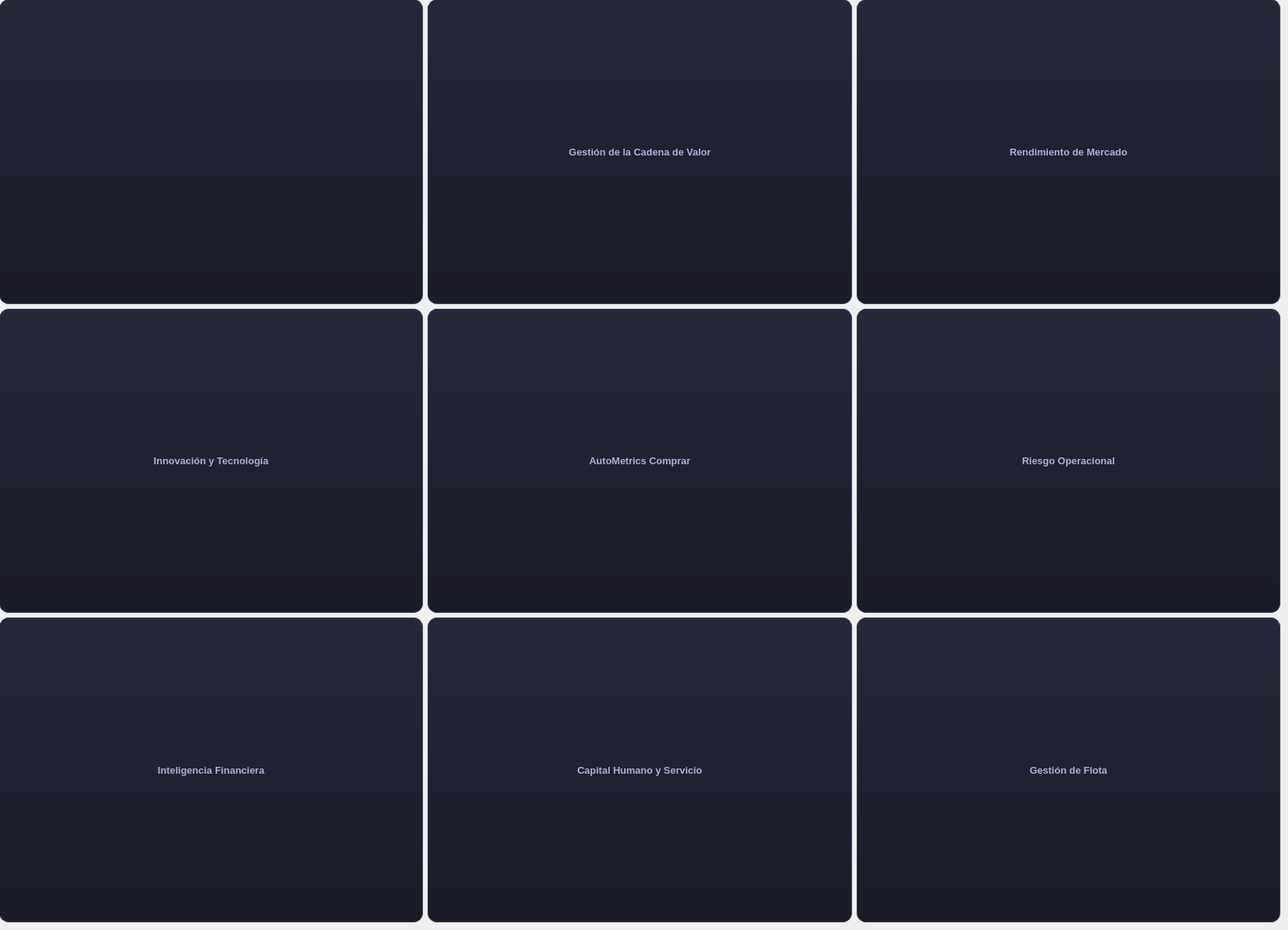
           <widget class="QWidget" name="page_3">
            <widget class="QWidget" name="gridLayoutWidget_3">
             <property name="geometry">
              <rect>
               <x>-1</x>
               <y>-1</y>
               <width>1681</width>
               <height>1211</height>
              </rect>
             </property>
             <layout class="QGridLayout" name="gridLayout_3">
              <item row="2" column="0">
               <widget class="QToolButton" name="toolButton_7">
                <property name="sizePolicy">
                 <sizepolicy hsizetype="Expanding" vsizetype="Expanding">
                  <horstretch>0</horstretch>
                  <verstretch>0</verstretch>
                 </sizepolicy>
                </property>
                <property name="styleSheet">
                 <string notr="true">QToolButton {
    /* Fondo con un ligero gradiente oscuro */
    background-color: qlineargradient(x1:0, y1:0, x2:0, y2:1, stop:0 #24283b, stop:1 #1a1b26);
    color: #a9b1d6; /* Gris azulado claro */
    border: 1px solid #414868;
    border-radius: 12px; /* Esquinas más redondeadas para la V3 */
    padding: 10px;
    font-size: 13px;
    font-weight: 500;
}

/* Estado al pasar el mouse (Efecto de iluminación) */
QToolButton:hover {
    background-color: #2f3549;
    border: 1px solid #7aa2f7; /* Azul neón */
    color: #ffffff;
    /* Efecto de borde brillante */
}

/* Estado cuando el vehículo está seleccionado o presionado */
QToolButton:pressed {
    background-color: #7aa2f7;
    color: #1a1b26;
    border: 1px solid #ffffff;
}

/* Estilo específico para el texto dentro del ToolButton */
QToolButton::menu-indicator {
    image: none; /* Elimina la flecha pequeña si tuviera menú */
}</string>
                </property>
                <property name="text">
                 <string>Inteligencia Financiera</string>
                </property>
                <property name="icon">
                 <iconset resource="../IMAGENES/recursos.qrc">
                  <normaloff>:/x/inteligencia.png</normaloff>:/x/inteligencia.png</iconset>
                </property>
                <property name="iconSize">
                 <size>
                  <width>500</width>
                  <height>350</height>
                 </size>
                </property>
                <property name="toolButtonStyle">
                 <enum>Qt::ToolButtonStyle::ToolButtonIconOnly</enum>
                </property>
               </widget>
              </item>
              <item row="0" column="2">
               <widget class="QToolButton" name="toolButton_8">
                <property name="sizePolicy">
                 <sizepolicy hsizetype="Expanding" vsizetype="Expanding">
                  <horstretch>0</horstretch>
                  <verstretch>0</verstretch>
                 </sizepolicy>
                </property>
                <property name="styleSheet">
                 <string notr="true">QToolButton {
    /* Fondo con un ligero gradiente oscuro */
    background-color: qlineargradient(x1:0, y1:0, x2:0, y2:1, stop:0 #24283b, stop:1 #1a1b26);
    color: #a9b1d6; /* Gris azulado claro */
    border: 1px solid #414868;
    border-radius: 12px; /* Esquinas más redondeadas para la V3 */
    padding: 10px;
    font-size: 13px;
    font-weight: 500;
}

/* Estado al pasar el mouse (Efecto de iluminación) */
QToolButton:hover {
    background-color: #2f3549;
    border: 1px solid #7aa2f7; /* Azul neón */
    color: #ffffff;
    /* Efecto de borde brillante */
}

/* Estado cuando el vehículo está seleccionado o presionado */
QToolButton:pressed {
    background-color: #7aa2f7;
    color: #1a1b26;
    border: 1px solid #ffffff;
}

/* Estilo específico para el texto dentro del ToolButton */
QToolButton::menu-indicator {
    image: none; /* Elimina la flecha pequeña si tuviera menú */
}</string>
                </property>
                <property name="text">
                 <string>Rendimiento de Mercado</string>
                </property>
                <property name="icon">
                 <iconset resource="../IMAGENES/recursos.qrc">
                  <normaloff>:/x/rendimiento.png</normaloff>:/x/rendimiento.png</iconset>
                </property>
                <property name="iconSize">
                 <size>
                  <width>500</width>
                  <height>350</height>
                 </size>
                </property>
                <property name="toolButtonStyle">
                 <enum>Qt::ToolButtonStyle::ToolButtonIconOnly</enum>
                </property>
               </widget>
              </item>
              <item row="1" column="0">
               <widget class="QToolButton" name="toolButton_9">
                <property name="sizePolicy">
                 <sizepolicy hsizetype="Expanding" vsizetype="Expanding">
                  <horstretch>0</horstretch>
                  <verstretch>0</verstretch>
                 </sizepolicy>
                </property>
                <property name="styleSheet">
                 <string notr="true">QToolButton {
    /* Fondo con un ligero gradiente oscuro */
    background-color: qlineargradient(x1:0, y1:0, x2:0, y2:1, stop:0 #24283b, stop:1 #1a1b26);
    color: #a9b1d6; /* Gris azulado claro */
    border: 1px solid #414868;
    border-radius: 12px; /* Esquinas más redondeadas para la V3 */
    padding: 10px;
    font-size: 13px;
    font-weight: 500;
}

/* Estado al pasar el mouse (Efecto de iluminación) */
QToolButton:hover {
    background-color: #2f3549;
    border: 1px solid #7aa2f7; /* Azul neón */
    color: #ffffff;
    /* Efecto de borde brillante */
}

/* Estado cuando el vehículo está seleccionado o presionado */
QToolButton:pressed {
    background-color: #7aa2f7;
    color: #1a1b26;
    border: 1px solid #ffffff;
}

/* Estilo específico para el texto dentro del ToolButton */
QToolButton::menu-indicator {
    image: none; /* Elimina la flecha pequeña si tuviera menú */
}</string>
                </property>
                <property name="text">
                 <string>Innovación y Tecnología</string>
                </property>
                <property name="icon">
                 <iconset resource="../IMAGENES/recursos.qrc">
                  <normaloff>:/x/innovacion.png</normaloff>:/x/innovacion.png</iconset>
                </property>
                <property name="iconSize">
                 <size>
                  <width>500</width>
                  <height>350</height>
                 </size>
                </property>
                <property name="toolButtonStyle">
                 <enum>Qt::ToolButtonStyle::ToolButtonIconOnly</enum>
                </property>
               </widget>
              </item>
              <item row="0" column="0">
               <widget class="QToolButton" name="toolButton_10">
                <property name="sizePolicy">
                 <sizepolicy hsizetype="Expanding" vsizetype="Expanding">
                  <horstretch>0</horstretch>
                  <verstretch>0</verstretch>
                 </sizepolicy>
                </property>
                <property name="styleSheet">
                 <string notr="true">QToolButton {
    /* Fondo con un ligero gradiente oscuro */
    background-color: qlineargradient(x1:0, y1:0, x2:0, y2:1, stop:0 #24283b, stop:1 #1a1b26);
    color: #a9b1d6; /* Gris azulado claro */
    border: 1px solid #414868;
    border-radius: 12px; /* Esquinas más redondeadas para la V3 */
    padding: 10px;
    font-size: 13px;
    font-weight: 500;
}

/* Estado al pasar el mouse (Efecto de iluminación) */
QToolButton:hover {
    background-color: #2f3549;
    border: 1px solid #7aa2f7; /* Azul neón */
    color: #ffffff;
    /* Efecto de borde brillante */
}

/* Estado cuando el vehículo está seleccionado o presionado */
QToolButton:pressed {
    background-color: #7aa2f7;
    color: #1a1b26;
    border: 1px solid #ffffff;
}

/* Estilo específico para el texto dentro del ToolButton */
QToolButton::menu-indicator {
    image: none; /* Elimina la flecha pequeña si tuviera menú */
}</string>
                </property>
                <property name="text">
                 <string/>
                </property>
                <property name="icon">
                 <iconset resource="../IMAGENES/recursos.qrc">
                  <normaloff>:/x/ingenieria.png</normaloff>:/x/ingenieria.png</iconset>
                </property>
                <property name="iconSize">
                 <size>
                  <width>500</width>
                  <height>350</height>
                 </size>
                </property>
                <property name="toolButtonStyle">
                 <enum>Qt::ToolButtonStyle::ToolButtonIconOnly</enum>
                </property>
               </widget>
              </item>
              <item row="0" column="1">
               <widget class="QToolButton" name="toolButton_14">
                <property name="sizePolicy">
                 <sizepolicy hsizetype="Expanding" vsizetype="Expanding">
                  <horstretch>0</horstretch>
                  <verstretch>0</verstretch>
                 </sizepolicy>
                </property>
                <property name="styleSheet">
                 <string notr="true">QToolButton {
    /* Fondo con un ligero gradiente oscuro */
    background-color: qlineargradient(x1:0, y1:0, x2:0, y2:1, stop:0 #24283b, stop:1 #1a1b26);
    color: #a9b1d6; /* Gris azulado claro */
    border: 1px solid #414868;
    border-radius: 12px; /* Esquinas más redondeadas para la V3 */
    padding: 10px;
    font-size: 13px;
    font-weight: 500;
}

/* Estado al pasar el mouse (Efecto de iluminación) */
QToolButton:hover {
    background-color: #2f3549;
    border: 1px solid #7aa2f7; /* Azul neón */
    color: #ffffff;
    /* Efecto de borde brillante */
}

/* Estado cuando el vehículo está seleccionado o presionado */
QToolButton:pressed {
    background-color: #7aa2f7;
    color: #1a1b26;
    border: 1px solid #ffffff;
}

/* Estilo específico para el texto dentro del ToolButton */
QToolButton::menu-indicator {
    image: none; /* Elimina la flecha pequeña si tuviera menú */
}</string>
                </property>
                <property name="text">
                 <string>Gestión de la Cadena de Valor</string>
                </property>
                <property name="icon">
                 <iconset resource="../IMAGENES/recursos.qrc">
                  <normaloff>:/x/gestion.png</normaloff>:/x/gestion.png</iconset>
                </property>
                <property name="iconSize">
                 <size>
                  <width>500</width>
                  <height>350</height>
                 </size>
                </property>
                <property name="toolButtonStyle">
                 <enum>Qt::ToolButtonStyle::ToolButtonIconOnly</enum>
                </property>
               </widget>
              </item>
              <item row="1" column="1">
               <widget class="QToolButton" name="toolButton_15">
                <property name="sizePolicy">
                 <sizepolicy hsizetype="Expanding" vsizetype="Expanding">
                  <horstretch>0</horstretch>
                  <verstretch>0</verstretch>
                 </sizepolicy>
                </property>
                <property name="styleSheet">
                 <string notr="true">QToolButton {
    /* Fondo con un ligero gradiente oscuro */
    background-color: qlineargradient(x1:0, y1:0, x2:0, y2:1, stop:0 #24283b, stop:1 #1a1b26);
    color: #a9b1d6; /* Gris azulado claro */
    border: 1px solid #414868;
    border-radius: 12px; /* Esquinas más redondeadas para la V3 */
    padding: 10px;
    font-size: 13px;
    font-weight: 500;
}

/* Estado al pasar el mouse (Efecto de iluminación) */
QToolButton:hover {
    background-color: #2f3549;
    border: 1px solid #7aa2f7; /* Azul neón */
    color: #ffffff;
    /* Efecto de borde brillante */
}

/* Estado cuando el vehículo está seleccionado o presionado */
QToolButton:pressed {
    background-color: #7aa2f7;
    color: #1a1b26;
    border: 1px solid #ffffff;
}

/* Estilo específico para el texto dentro del ToolButton */
QToolButton::menu-indicator {
    image: none; /* Elimina la flecha pequeña si tuviera menú */
}</string>
                </property>
                <property name="text">
                 <string>AutoMetrics Comprar</string>
                </property>
                <property name="icon">
                 <iconset resource="../IMAGENES/recursos.qrc">
                  <normaloff>:/x/autometrics.png</normaloff>:/x/autometrics.png</iconset>
                </property>
                <property name="iconSize">
                 <size>
                  <width>500</width>
                  <height>350</height>
                 </size>
                </property>
                <property name="toolButtonStyle">
                 <enum>Qt::ToolButtonStyle::ToolButtonIconOnly</enum>
                </property>
               </widget>
              </item>
              <item row="2" column="1">
               <widget class="QToolButton" name="toolButton_16">
                <property name="sizePolicy">
                 <sizepolicy hsizetype="Expanding" vsizetype="Expanding">
                  <horstretch>0</horstretch>
                  <verstretch>0</verstretch>
                 </sizepolicy>
                </property>
                <property name="styleSheet">
                 <string notr="true">QToolButton {
    /* Fondo con un ligero gradiente oscuro */
    background-color: qlineargradient(x1:0, y1:0, x2:0, y2:1, stop:0 #24283b, stop:1 #1a1b26);
    color: #a9b1d6; /* Gris azulado claro */
    border: 1px solid #414868;
    border-radius: 12px; /* Esquinas más redondeadas para la V3 */
    padding: 10px;
    font-size: 13px;
    font-weight: 500;
}

/* Estado al pasar el mouse (Efecto de iluminación) */
QToolButton:hover {
    background-color: #2f3549;
    border: 1px solid #7aa2f7; /* Azul neón */
    color: #ffffff;
    /* Efecto de borde brillante */
}

/* Estado cuando el vehículo está seleccionado o presionado */
QToolButton:pressed {
    background-color: #7aa2f7;
    color: #1a1b26;
    border: 1px solid #ffffff;
}

/* Estilo específico para el texto dentro del ToolButton */
QToolButton::menu-indicator {
    image: none; /* Elimina la flecha pequeña si tuviera menú */
}</string>
                </property>
                <property name="text">
                 <string>Capital Humano y Servicio</string>
                </property>
                <property name="icon">
                 <iconset resource="../IMAGENES/recursos.qrc">
                  <normaloff>:/x/humano.png</normaloff>:/x/humano.png</iconset>
                </property>
                <property name="iconSize">
                 <size>
                  <width>500</width>
                  <height>350</height>
                 </size>
                </property>
                <property name="toolButtonStyle">
                 <enum>Qt::ToolButtonStyle::ToolButtonIconOnly</enum>
                </property>
               </widget>
              </item>
              <item row="1" column="2">
               <widget class="QToolButton" name="toolButton_17">
                <property name="sizePolicy">
                 <sizepolicy hsizetype="Expanding" vsizetype="Expanding">
                  <horstretch>0</horstretch>
                  <verstretch>0</verstretch>
                 </sizepolicy>
                </property>
                <property name="styleSheet">
                 <string notr="true">QToolButton {
    /* Fondo con un ligero gradiente oscuro */
    background-color: qlineargradient(x1:0, y1:0, x2:0, y2:1, stop:0 #24283b, stop:1 #1a1b26);
    color: #a9b1d6; /* Gris azulado claro */
    border: 1px solid #414868;
    border-radius: 12px; /* Esquinas más redondeadas para la V3 */
    padding: 10px;
    font-size: 13px;
    font-weight: 500;
}

/* Estado al pasar el mouse (Efecto de iluminación) */
QToolButton:hover {
    background-color: #2f3549;
    border: 1px solid #7aa2f7; /* Azul neón */
    color: #ffffff;
    /* Efecto de borde brillante */
}

/* Estado cuando el vehículo está seleccionado o presionado */
QToolButton:pressed {
    background-color: #7aa2f7;
    color: #1a1b26;
    border: 1px solid #ffffff;
}

/* Estilo específico para el texto dentro del ToolButton */
QToolButton::menu-indicator {
    image: none; /* Elimina la flecha pequeña si tuviera menú */
}</string>
                </property>
                <property name="text">
                 <string>Riesgo Operacional</string>
                </property>
                <property name="icon">
                 <iconset resource="../IMAGENES/recursos.qrc">
                  <normaloff>:/x/riesgo.png</normaloff>:/x/riesgo.png</iconset>
                </property>
                <property name="iconSize">
                 <size>
                  <width>500</width>
                  <height>350</height>
                 </size>
                </property>
                <property name="toolButtonStyle">
                 <enum>Qt::ToolButtonStyle::ToolButtonIconOnly</enum>
                </property>
               </widget>
              </item>
              <item row="2" column="2">
               <widget class="QToolButton" name="tool_flota_2">
                <property name="sizePolicy">
                 <sizepolicy hsizetype="Expanding" vsizetype="Expanding">
                  <horstretch>0</horstretch>
                  <verstretch>0</verstretch>
                 </sizepolicy>
                </property>
                <property name="styleSheet">
                 <string notr="true">QToolButton {
    /* Fondo con un ligero gradiente oscuro */
    background-color: qlineargradient(x1:0, y1:0, x2:0, y2:1, stop:0 #24283b, stop:1 #1a1b26);
    color: #a9b1d6; /* Gris azulado claro */
    border: 1px solid #414868;
    border-radius: 12px; /* Esquinas más redondeadas para la V3 */
    padding: 10px;
    font-size: 13px;
    font-weight: 500;
}

/* Estado al pasar el mouse (Efecto de iluminación) */
QToolButton:hover {
    background-color: #2f3549;
    border: 1px solid #7aa2f7; /* Azul neón */
    color: #ffffff;
    /* Efecto de borde brillante */
}

/* Estado cuando el vehículo está seleccionado o presionado */
QToolButton:pressed {
    background-color: #7aa2f7;
    color: #1a1b26;
    border: 1px solid #ffffff;
}

/* Estilo específico para el texto dentro del ToolButton */
QToolButton::menu-indicator {
    image: none; /* Elimina la flecha pequeña si tuviera menú */
}</string>
                </property>
                <property name="text">
                 <string>Gestión de Flota</string>
                </property>
                <property name="icon">
                 <iconset>
                  <disabledoff>:/x/flota.png</disabledoff>
                 </iconset>
                </property>
                <property name="iconSize">
                 <size>
                  <width>500</width>
                  <height>350</height>
                 </size>
                </property>
                <property name="toolButtonStyle">
                 <enum>Qt::ToolButtonStyle::ToolButtonIconOnly</enum>
                </property>
               </widget>
              </item>
             </layout>
            </widget>
           </widget>
